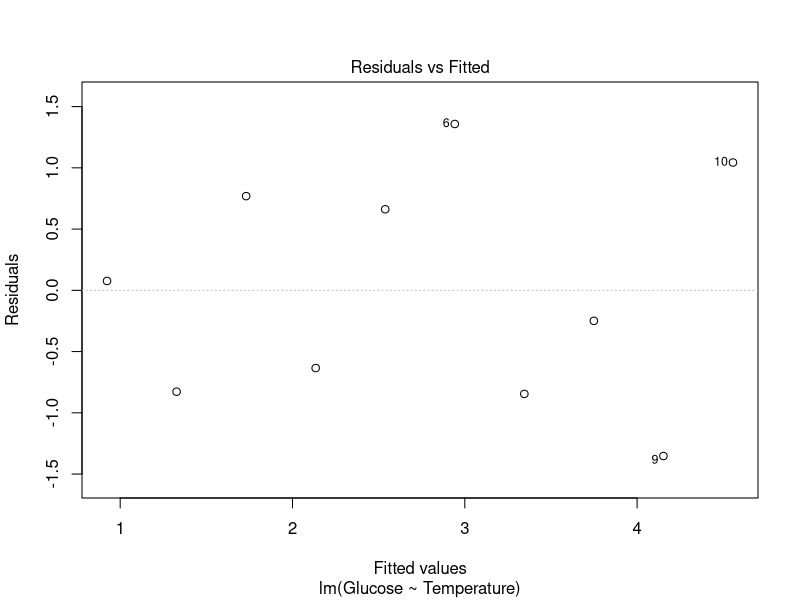
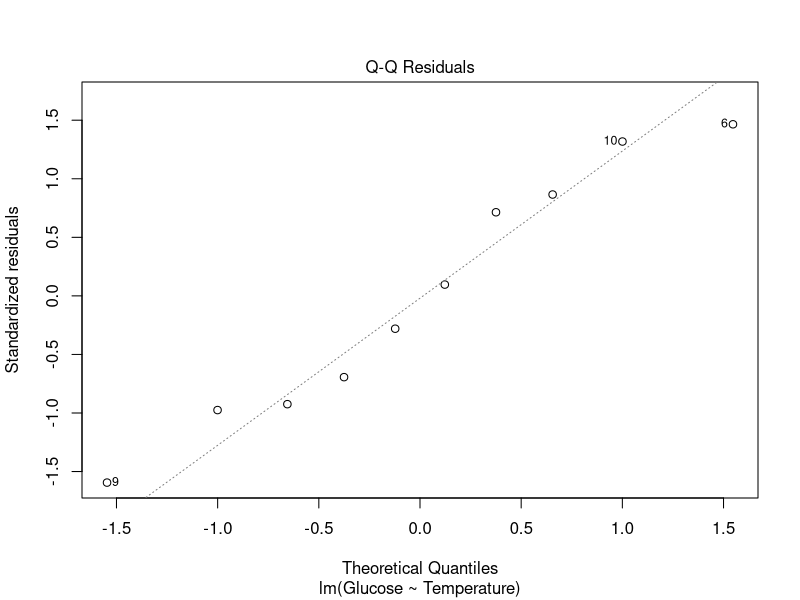
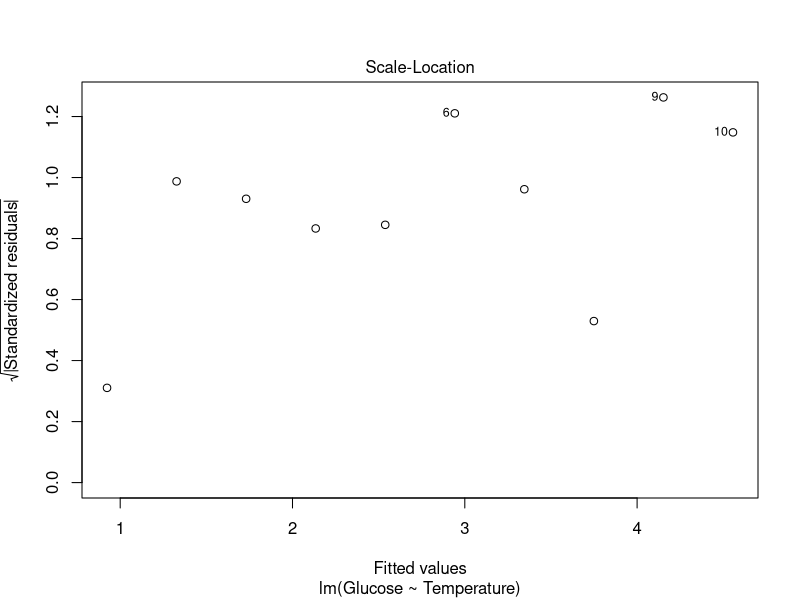
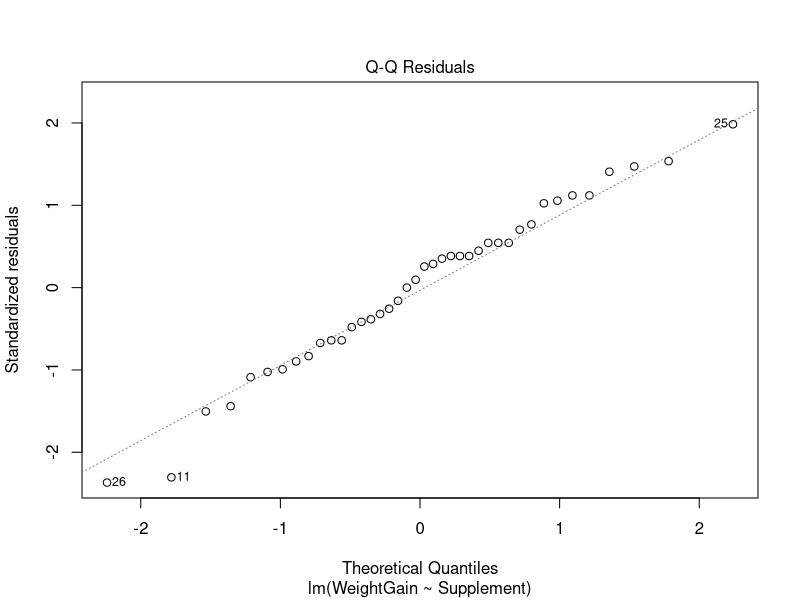
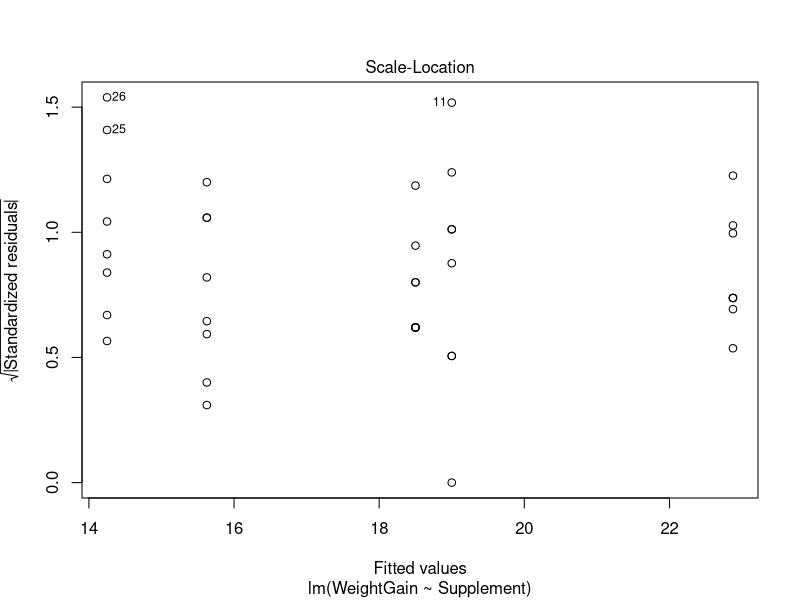

Source code (R) for these figures, in order:
## ---- chunk 1
vicia_germ <- read.csv(file = "./data_csv/GLUCOSE.CSV")
## ---- chunk 2
vicia_model <- lm(Glucose ~ Temperature, data = vicia_germ)
## ---- chunk 3
plot(vicia_model, which = 1, add.smooth = FALSE)
## ---- chunk 4
plot(vicia_model, which = 2)
## ---- chunk 5
plot(vicia_model, add.smooth = FALSE, which = 3)
## ---- chunk 6
corn_crake <- read.csv(file = "./data_csv/CORN_CRAKE.CSV")
## ---- chunk 7
corncrake_model <- lm(WeightGain ~ Supplement, data = corn_crake)
## ---- chunk 8
plot(corncrake_model, which = 2)
## ---- chunk 9
plot(corncrake_model, which = 3, add.smooth = FALSE)
## ---- chunk 10
bartlett.test(WeightGain ~ Supplement, data = corn_crake)
